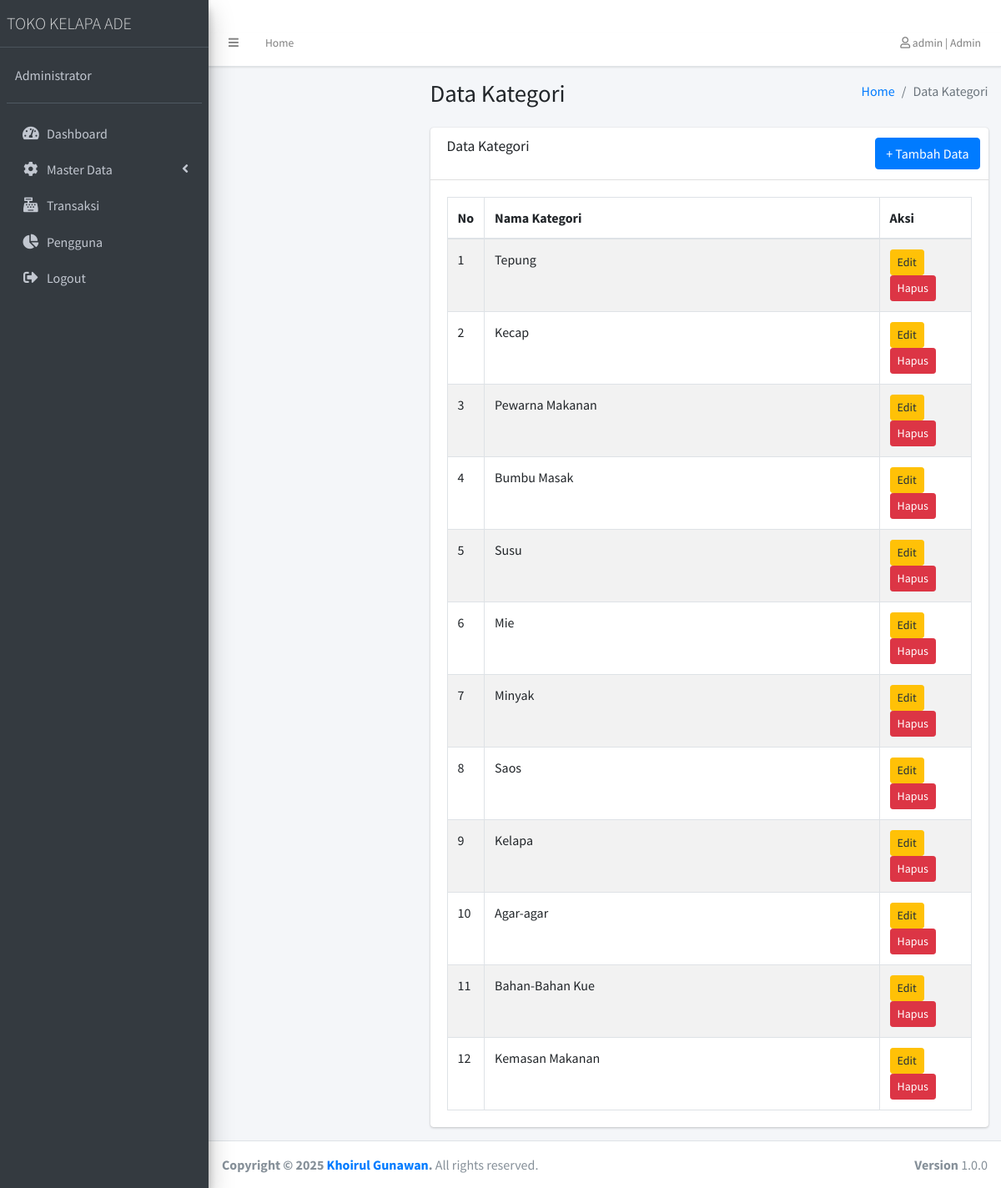
Screenshot of /index.php?page=data_kategori (signed in) with the database file from the repository.
### tables this page shows
CREATE TABLE `tb_kategori` (
  `kategori_id` int(3) NOT NULL,
  `kategori_nama` varchar(50) NOT NULL
);

### data_kategori.php (the view, shortened to what this page needs)
<div class="content-wrapper">
    <section class="content-header">
        <div class="container-fluid">
            <div class="row mb-2">
                <div class="col-sm-6">
                    <h1>Data Kategori</h1>
                </div>
                <div class="col-sm-6">
                    <ol class="breadcrumb float-sm-right">
                        <li class="breadcrumb-item"><a href="#">Home</a></li>
                        <li class="breadcrumb-item active">Data Kategori</li>
                    </ol>
                </div>
            </div>
        </div>
    </section>
    <section class="content">
        <div class="container-fluid">
            <div class="row">
                <div class="col-12">
                    <div class="card">
                        <div class="card-header">
                            <h3 class="card-title">Data Kategori</h3>
                            <div class="card-tools">
                                <button type="button" class="btn btn-primary" data-toggle="modal" data-target="#modal-tambah">
                                    + Tambah Data
                                </button>
                            </div>
                        </div>
                        <div class="card-body">
                            <table id="example1" class="table table-bordered table-striped">
                                <thead>
                                    <tr>
                                        <th width="10">No</th>
                                        <th>Nama Kategori</th>
                                        <th width="110">Aksi</th>
                                    </tr>
                                </thead>
                                <tbody>
                                    <?php
                                    $ambil = $koneksi->query("SELECT * FROM tb_kategori");
                                    $no = 1;
                                    while ($pecah = $ambil->fetch_object()) {
                                    ?>
                                        <tr>
                                            <td><?php echo $no++ ?></td>
                                            <td><?php echo $pecah->kategori_nama ?></td>
                                            <td>
                                                <a href="index.php?page=aksi_kategori/kategori_edit&id=<?php echo $pecah->kategori_id ?>" class="btn btn-warning btn-sm">Edit</a>
                                                <a href="index.php?page=aksi_kategori/kategori_hapus&id=<?php echo $pecah->kategori_id ?>" class="btn btn-danger btn-sm">Hapus</a>
                                            </td>
                                        </tr>
                                    <?php } ?>
                                </tbody>
                            </table>
                        </div>
                    </div>
                </div>
            </div>
        </div>
    </section>
</div>

### rows the page displays
tb_kategori: kategori_nama "Tepung"
tb_kategori: kategori_nama "Kecap"
tb_kategori: kategori_nama "Pewarna Makanan"
tb_kategori: kategori_nama "Bumbu Masak"
tb_kategori: kategori_nama "Susu"
tb_kategori: kategori_nama "Mie"
tb_kategori: kategori_nama "Minyak"
tb_kategori: kategori_nama "Saos"
tb_kategori: kategori_nama "Kelapa"
tb_kategori: kategori_nama "Agar-agar"
tb_kategori: kategori_nama "Bahan-Bahan Kue"
tb_kategori: kategori_nama "Kemasan Makanan"

### other values shown
$_SESSION['pengguna'] "admin"
$_SESSION['pengguna_level'] "Admin"
$_SESSION['pengguna_nama'] "Administrator"
